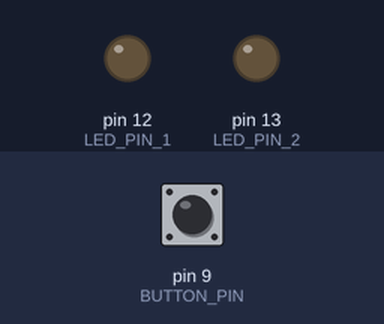
Bench run of a sketch on a simulated Arduino Uno, built with avr-gcc and run on an emulated ATmega328P. Parts: output pins drawn as LEDs (lit = HIGH). Inputs (shaded band) come from the test bench; at power-on: pin 9 (BUTTON_PIN) HIGH. Random numbers use the default seed unless the sketch sets one.

Above: at 1.2 s.
1.3 s: pin 9 (BUTTON_PIN) pulled LOW for 0.15 s
At 1.37 s:
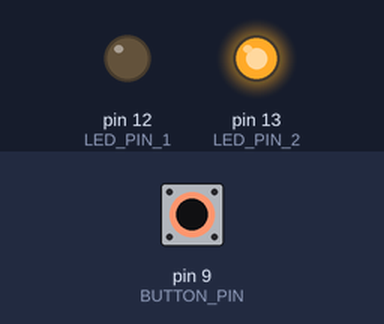
2.9 s: pin 9 (BUTTON_PIN) pulled LOW for 1 s
At 3.7 s:
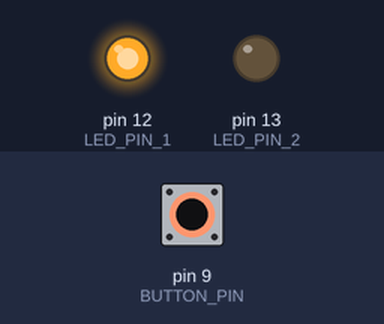
5.4 s: pin 9 (BUTTON_PIN) pulled LOW for 3.2 s
At 9.3 s:
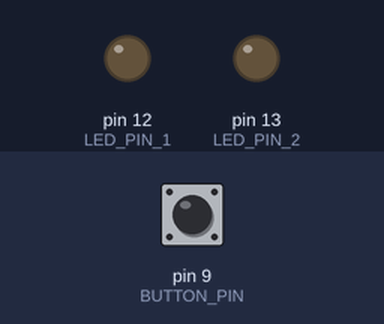
Timing chart, 0 to 10.8 s (numbered marks = the images above; inputs shaded):
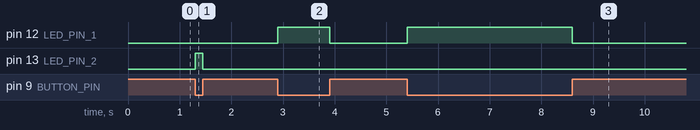

Measured:
- after the input at 1.3 s, pin 13 (LED_PIN_2): LOW → HIGH at once, → LOW 0.15 s later
- after the input at 2.9 s, pin 12 (LED_PIN_1): LOW → HIGH at once, → LOW 1.0 s later
- after the input at 5.4 s, pin 12 (LED_PIN_1): LOW → HIGH at once, → LOW 3.2 s later

The sketch:

random-led-hold.ino
```cpp
const int BUTTON_PIN = 9;
const int LED_PIN_1 = 12;
const int LED_PIN_2 = 13;

int lastVal = HIGH;

void setup() {
  randomSeed(analogRead(0));  // seed the number with a value from an analog input that isn't connected

  pinMode(LED_PIN_1, OUTPUT);
  pinMode(LED_PIN_2, OUTPUT);
  pinMode(BUTTON_PIN, INPUT_PULLUP);
}

void loop() {
  int val = digitalRead(BUTTON_PIN);
  if (val == LOW && lastVal == HIGH) {
    long rnd = random(100);
    if (rnd < 50) {
      digitalWrite(LED_PIN_1, HIGH);
    } else {
      digitalWrite(LED_PIN_2, HIGH);
    }
  } else if (val == HIGH) {
    digitalWrite(LED_PIN_1, LOW);
    digitalWrite(LED_PIN_2, LOW);

  }
  lastVal = val;
}
```
